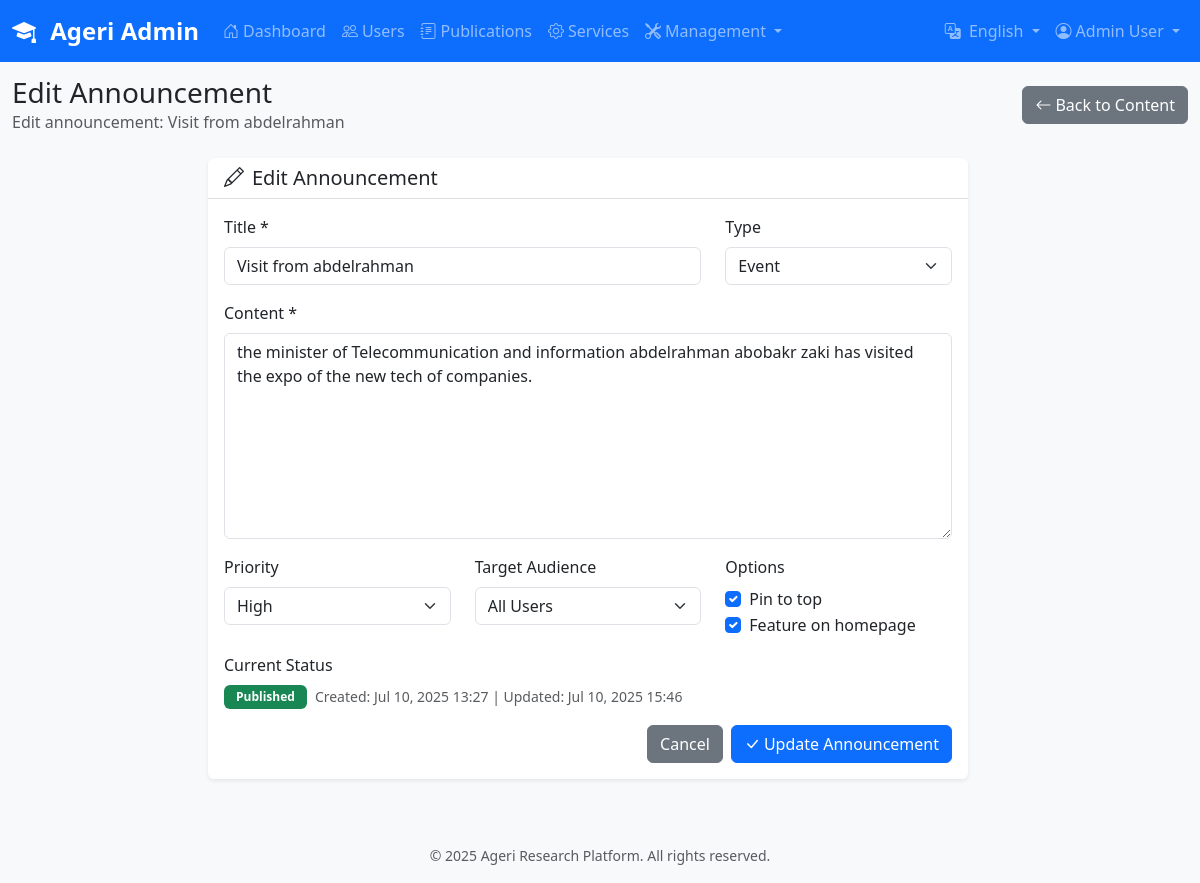
/dashboard/announcements/3/edit/ (signed in), run on the app's committed database.
### accounts/models.py (models this page shows, shortened)
class User(AbstractUser):
    email = models.EmailField(unique=True)
    role = models.CharField(
        max_length=20,
        choices=UserRole.choices,
        default=UserRole.RESEARCHER
    )
    is_approved = models.BooleanField(default=False)
    approval_date = models.DateTimeField(null=True, blank=True)
    approved_by = models.ForeignKey(
        'self',
        on_delete=models.SET_NULL,
        null=True,
        blank=True,
        related_name='approved_users'
    )
    phone = models.CharField(max_length=20, blank=True)
    institution = models.CharField(max_length=200, blank=True)
    objects = CustomUserManager()
    department = models.CharField(max_length=200, blank=True)
    USERNAME_FIELD = 'email'
    REQUIRED_FIELDS = ['username', 'first_name', 'last_name']
    class Meta:
        db_table = 'auth_user'
        verbose_name = 'User'
        verbose_name_plural = 'Users'

### content/models.py (models this page shows, shortened)
class Announcement(TimeStampedModel):
    title = models.CharField(max_length=200)
    content = models.TextField(help_text="Main announcement content")
    summary = models.CharField(
        max_length=300,
        blank=True,
        help_text="Brief summary for list views (auto-generated if empty)"
    )
    announcement_type = models.CharField(
        max_length=20,
        choices=AnnouncementType.choices,
        default=AnnouncementType.GENERAL
    )
    priority = models.CharField(
        max_length=10,
        choices=PriorityChoices.choices,
        default=PriorityChoices.MEDIUM
    )
    target_audience = models.CharField(
        max_length=20,
        choices=TargetAudience.choices,
        default=TargetAudience.ALL
    )
    status = models.CharField(
        max_length=20,
        choices=StatusChoices.choices,
        default=StatusChoices.DRAFT
    )
    is_pinned = models.BooleanField(
        default=False,
        help_text="Pin announcement to top of list"
    )
    is_featured = models.BooleanField(
        default=False,
        help_text="Feature on homepage"
    )
    publish_at = models.DateTimeField(
        default=timezone.now,
        help_text="When to publish the announcement"
    )
    expires_at = models.DateTimeField(
        null=True,
        blank=True,
        help_text="When announcement expires (optional)"
    )
    author = models.ForeignKey(
        User,
        on_delete=models.CASCADE,
        related_name='authored_announcements'
    )
    approved_by = models.ForeignKey(
        User,
        on_delete=models.SET_NULL,
        null=True,
        blank=True,
        related_name='approved_announcements'
    )
    approved_at = models.DateTimeField(null=True, blank=True)
    attachment = models.FileField(
        upload_to=upload_to_announcements,
        blank=True,
        validators=[FileExtensionValidator(allowed_extensions=['pdf', 'doc', 'docx', 'jpg', 'jpeg', 'png'])],
        help_text="Optional attachment (PDF, DOC, DOCX, JPG, PNG)"
    )
    view_count = models.PositiveIntegerField(default=0)
    class Meta:
        ordering = ['-is_pinned', '-priority', '-publish_at']
        indexes = [
            models.Index(fields=['status']),
            models.Index(fields=['announcement_type']),
            models.Index(fields=['target_audience']),
            models.Index(fields=['publish_at']),
            models.Index(fields=['expires_at']),
            models.Index(fields=['-is_pinned', '-priority']),
        ]
        verbose_name = 'Announcement'
        verbose_name_plural = 'Announcements'

### dashboard/views.py (the view, shortened to what this page needs)
# urls.py: path('announcements/<int:announcement_id>/edit/', views.edit_announcement, name='edit_announcement'),
@staff_member_required
def edit_announcement(request, announcement_id):
    announcement = get_object_or_404(Announcement, id=announcement_id)
    context = {'announcement': announcement}
    return render(request, 'dashboard/edit_announcement.html', context)

### dashboard/templates/dashboard/edit_announcement.html (shortened to what this page needs)
{% extends 'dashboard/base.html' %}
{% block page_title %}Edit Announcement{% endblock %}
{% block page_description %}Edit announcement: {{ announcement.title }}{% endblock %}
{% block page_actions %}
<a href="{% url 'dashboard:content_management' %}" class="btn btn-secondary">
    <i class="bi bi-arrow-left me-1"></i>Back to Content
</a>
{% endblock %}
{% block content %}
<div class="row justify-content-center">
    <div class="col-lg-8">
        <div class="card">
            <div class="card-header">
                <h5 class="card-title mb-0">
                    <i class="bi bi-pencil me-2"></i>Edit Announcement
                </h5>
            </div>
            <div class="card-body">
                <form method="post">
                    <div class="row">
                        <div class="col-md-8">
                            <div class="mb-3">
                                <label for="title" class="form-label">Title *</label>
                                <input type="text" class="form-control" id="title" name="title"
                                       value="{{ announcement.title }}" required>
                            </div>
                        </div>
                        <div class="col-md-4">
                            <div class="mb-3">
                                <label for="announcement_type" class="form-label">Type</label>
                                <select class="form-select" id="announcement_type" name="announcement_type">
                                    <option value="event" {% if announcement.announcement_type == 'event' %}selected{% endif %}>Event</option>
                                </select>
                            </div>
                        </div>
                    </div>
                    <div class="mb-3">
                        <label for="content" class="form-label">Content *</label>
                        <textarea class="form-control" id="content" name="content" rows="8" required>{{ announcement.content }}</textarea>
                    </div>
                    <div class="row">
                        <div class="col-md-4">
                            <div class="mb-3">
                                <label for="priority" class="form-label">Priority</label>
                                <select class="form-select" id="priority" name="priority">
                                    <option value="high" {% if announcement.priority == 'high' %}selected{% endif %}>High</option>
                                </select>
                            </div>
                        </div>
                        <div class="col-md-4">
                            <div class="mb-3">
                                <label for="target_audience" class="form-label">Target Audience</label>
                                <select class="form-select" id="target_audience" name="target_audience">
                                    <option value="all" {% if announcement.target_audience == 'all' %}selected{% endif %}>All Users</option>
                                </select>
                            </div>
                        </div>
                        <div class="col-md-4">
                            <div class="mb-3">
                                <label class="form-label">Options</label>
                                <div class="form-check">
                                    <input class="form-check-input" type="checkbox" id="is_pinned" name="is_pinned"
                                           {% if announcement.is_pinned %}checked{% endif %}>
                                    <label class="form-check-label" for="is_pinned">
                                        Pin to top
                                    </label>
                                </div>
                                <div class="form-check">
                                    <input class="form-check-input" type="checkbox" id="is_featured" name="is_featured"
                                           {% if announcement.is_featured %}checked{% endif %}>
                                    <label class="form-check-label" for="is_featured">
                                        Feature on homepage
                                    </label>
                                </div>
                            </div>
                        </div>
                    </div>
                    <div class="mb-3">
                        <label class="form-label">Current Status</label>
                        <div class="d-flex align-items-center">
                            {% if announcement.status == 'published' %}
                                <span class="badge bg-success me-2">Published</span>
                            {% elif announcement.status == 'pending' %}
                                <span class="badge bg-warning me-2">Pending</span>
                            {% elif announcement.status == 'draft' %}
                                <span class="badge bg-secondary me-2">Draft</span>
                            {% else %}
                                <span class="badge bg-danger me-2">Rejected</span>
                            {% endif %}
                            <small class="text-muted">
                                Created: {{ announcement.created_at|date:"M d, Y H:i" }}
                                {% if announcement.updated_at != announcement.created_at %}
                                    | Updated: {{ announcement.updated_at|date:"M d, Y H:i" }}
                                {% endif %}
                            </small>
                        </div>
                    </div>
                    <div class="d-flex justify-content-end gap-2">
                        <a href="{% url 'dashboard:content_management' %}" class="btn btn-secondary">Cancel</a>
                        <button type="submit" class="btn btn-primary">
                            <i class="bi bi-check-lg me-1"></i>Update Announcement
                        </button>
                    </div>
                </form>
            </div>
        </div>
    </div>
</div>
{% endblock %}

### dashboard/templates/dashboard/base.html (shortened to what this page needs)
{% load i18n arabic_trans %}
{% get_current_language as LANGUAGE_CODE %}
<!DOCTYPE html>
<html lang="{{ LANGUAGE_CODE }}" dir="{% if LANGUAGE_CODE == 'ar' %}rtl{% else %}ltr{% endif %}">
<head>
    <link href="https://cdn.jsdelivr.net/npm/bootstrap@5.3.0/dist/css/bootstrap.min.css" rel="stylesheet">
    <link href="https://cdn.jsdelivr.net/npm/bootstrap-icons@1.10.0/font/bootstrap-icons.css" rel="stylesheet">
    {% load static %}
    <link rel="stylesheet" href="{% static 'dashboard/css/dashboard.css' %}">
</head>
<body>
    <nav class="navbar navbar-expand-lg navbar-dark bg-primary fixed-top">
        <div class="container-fluid">
            <a class="navbar-brand fw-bold" href="{% url 'dashboard:home' %}">
                <i class="bi bi-mortarboard-fill me-2"></i>
                {% trans "Ageri Admin" %}
            </a>
            <div class="collapse navbar-collapse" id="navbarNav">
                <ul class="navbar-nav me-auto">
                    <li class="nav-item">
                        <a class="nav-link {% if request.resolver_match.url_name == 'home' %}active{% endif %}"
                           href="{% url 'dashboard:home' %}">
                            <i class="bi bi-house-door me-1"></i>{% trans "Dashboard" %}
                        </a>
                    </li>
                    <li class="nav-item">
                        <a class="nav-link {% if request.resolver_match.url_name == 'user_management' %}active{% endif %}"
                           href="{% url 'dashboard:user_management' %}">
                            <i class="bi bi-people me-1"></i>{% trans "Users" %}
                        </a>
                    </li>
                    <li class="nav-item">
                        <a class="nav-link {% if request.resolver_match.url_name == 'publication_management' %}active{% endif %}"
                           href="{% url 'dashboard:publication_management' %}">
                            <i class="bi bi-journal-text me-1"></i>{% trans "Publications" %}
                        </a>
                    </li>
                    <li class="nav-item">
                        <a class="nav-link {% if request.resolver_match.url_name == 'service_requests' %}active{% endif %}"
                           href="{% url 'dashboard:service_requests' %}">
                            <i class="bi bi-gear me-1"></i>{% trans "Services" %}
                        </a>
                    </li>
                    <li class="nav-item dropdown">
                        <a class="nav-link dropdown-toggle" href="#" role="button" data-bs-toggle="dropdown">
                            <i class="bi bi-tools me-1"></i>{% trans "Management" %}
                        </a>
                    </li>
                </ul>
                <ul class="navbar-nav">
                    <li class="nav-item dropdown">
                        <a class="nav-link dropdown-toggle" href="#" role="button" data-bs-toggle="dropdown">
                            <i class="bi bi-translate me-1"></i>
                            {% if LANGUAGE_CODE == 'ar' %}العربية{% else %}English{% endif %}
                        </a>
                    </li>
                    <li class="nav-item dropdown">
                        <a class="nav-link dropdown-toggle" href="#" role="button" data-bs-toggle="dropdown">
                            <i class="bi bi-person-circle me-1"></i>{{ user.get_full_name|default:user.username }}
                        </a>
                    </li>
                </ul>
            </div>
        </div>
    </nav>
    <div class="container-fluid" style="margin-top: 76px;">
        <div class="row mb-4">
            <div class="col-12">
                <div class="d-flex justify-content-between align-items-center">
                    <div>
                        <h1 class="h3 mb-0">{% block page_title %}Dashboard{% endblock %}</h1>
                        <p class="text-muted mb-0">{% block page_description %}Welcome to the Ageri Research Platform Admin Dashboard{% endblock %}</p>
                    </div>
                    <div>
                        {% block page_actions %}{% endblock %}
                    </div>
                </div>
            </div>
        </div>
        <div class="row">
            {% block content %}{% endblock %}
        </div>
    </div>
    <footer class="bg-light text-center text-muted py-3 mt-5">
        <div class="container">
            <small>&copy; 2025 Ageri Research Platform. All rights reserved.</small>
        </div>
    </footer>
</body>
</html>

### dashboard/static/dashboard/css/dashboard.css (style rules this page uses)
:root { --primary-color: #0d6efd; --secondary-color: #6c757d; --success-color: #198754; --danger-color: #dc3545; --warning-color: #ffc107; --info-color: #0dcaf0; --light-color: #f8f9fa; --dark-color: #212529; }
body { background-color: #f8f9fa; font-family: 'Segoe UI', Tahoma, Geneva, Verdana, sans-serif; }
.navbar-brand { font-size: 1.5rem; font-weight: 700; }
.card { border: none; box-shadow: 0 0.125rem 0.25rem rgba(0, 0, 0, 0.075); transition: box-shadow 0.15s ease-in-out; }
.card-header { background-color: transparent; border-bottom: 1px solid rgba(0, 0, 0, 0.125); font-weight: 600; }
.badge { font-size: 0.75rem; padding: 0.375rem 0.75rem; }
.btn { border-radius: 0.375rem; font-weight: 500; transition: all 0.15s ease-in-out; }

### data on the page
Announcement: title "Visit from abdelrahman", announcement_type "Event", content "the minister of Telecommunication and information abdelrahman abobakr zaki has visited the expo of the new tech of companies.", priority "High", target_audience "All Users", is_pinned "☑", is_featured "☑", created_at "Jul 10, 2025 13:27", updated_at "Jul 10, 2025 15:46"

### other printed values
{{ user.get_full_name|default:user.username }} "Admin User"
